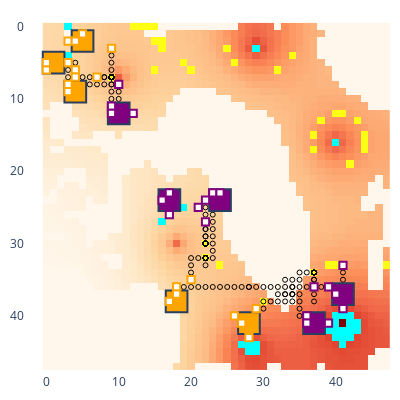

Notebook cell for this chart:
### Code cell
update_logging_level(logging.WARNING)
myenv.run_to_step(8)
update_logging_level(logging.DEBUG)
# myenv.run_to_step(8)
# myenv.undo()
myenv.step()
myenv.show()
